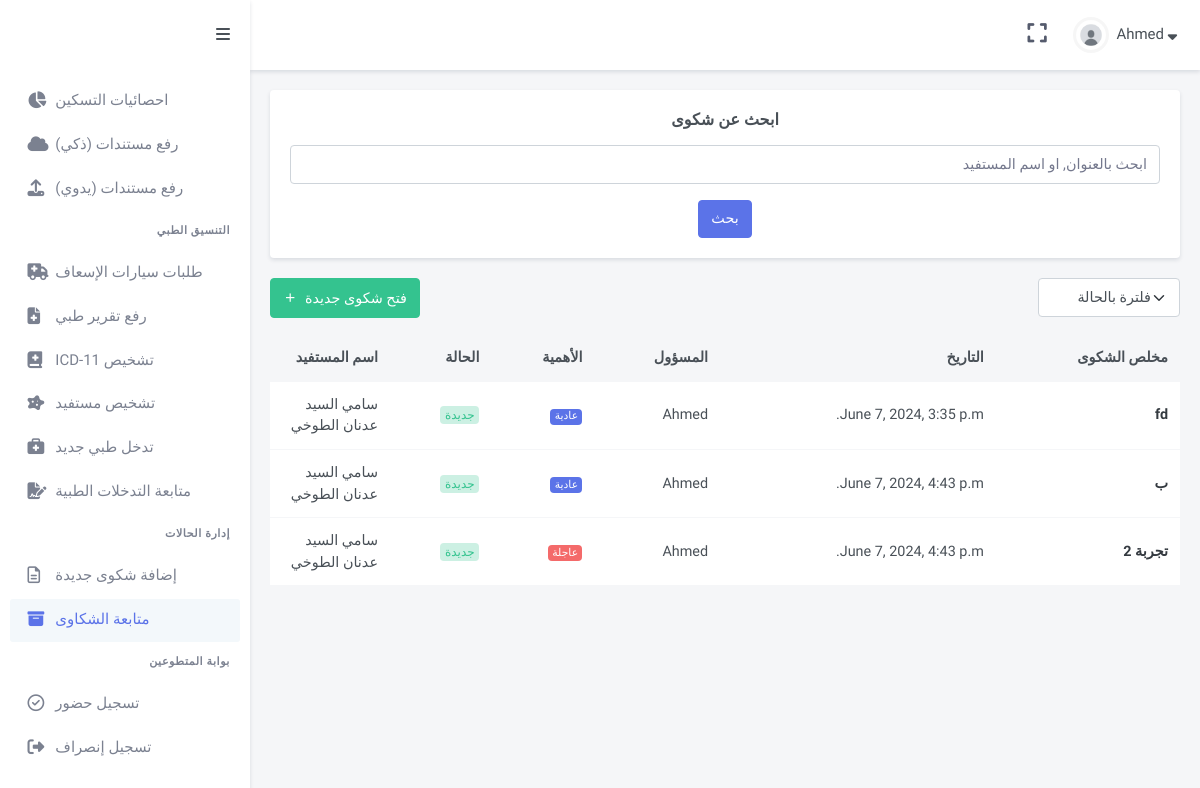
Before: /case_management/cases (signed in) with the older database file.
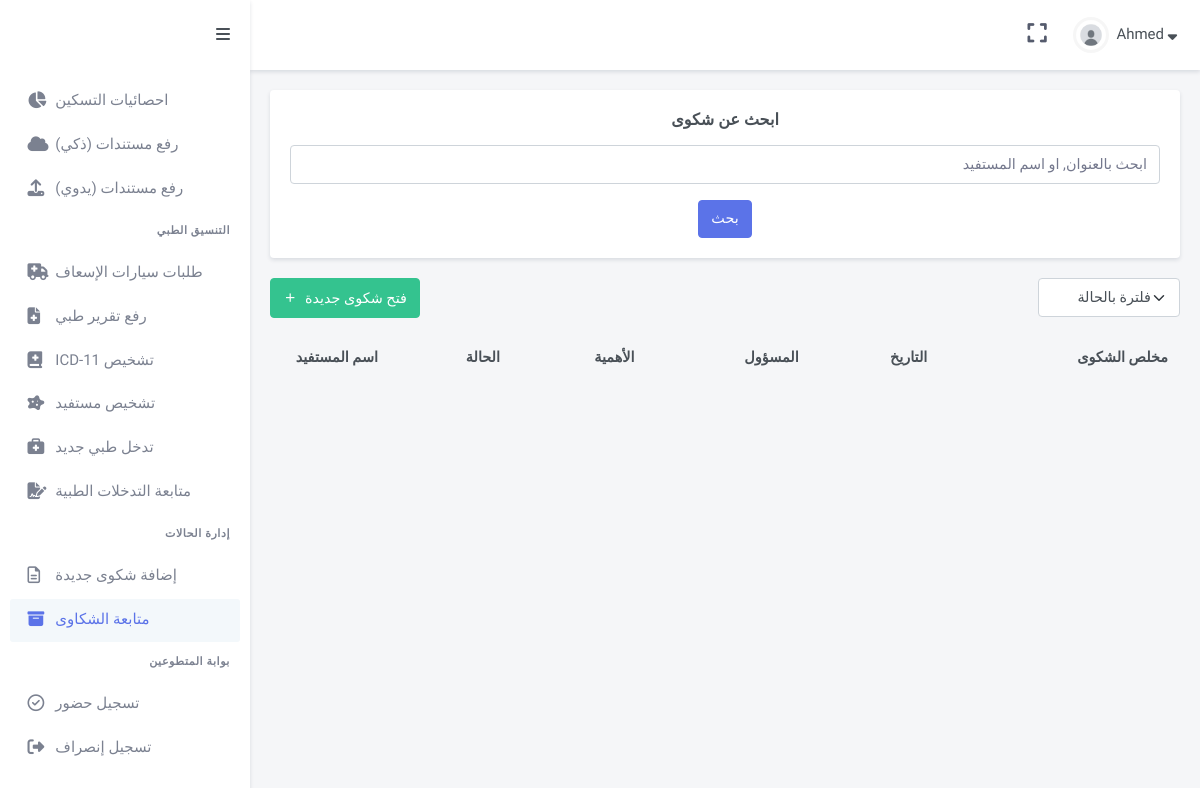
After: the same page with the newer database file.
### case_management/models.py (models this page shows, shortened)
class Tickets(models.Model):
    title = models.CharField(max_length = 32)
    belongsTo = models.ForeignKey(Person, on_delete=models.CASCADE, related_name="PersonTickets")
    status = models.CharField(max_length = 32)
    is_urgent = models.BooleanField(default=False)
    date = models.DateTimeField(auto_now_add=True, blank=True)
    content = models.TextField()
    ticketScannedDocs = models.FileField(upload_to="Tickets", blank=True)
    author = models.ForeignKey(User, on_delete=models.CASCADE, related_name="authorTickets")
    caseResponsible = models.ForeignKey(User, on_delete=models.CASCADE, related_name="responsible")

### GazaResponse/models.py (models this page shows)
class Person(models.Model):
    name = models.CharField(max_length = 64)
    profile_pic = models.ImageField(upload_to="ProfilePics", blank = True)
    birthday = models.DateField(null=True, blank=True)
    theType = models.CharField(max_length = 64)
    gender = models.CharField(max_length = 64, default = 'ذكر')
    idNumber = models.CharField(max_length = 64, blank=True)
    code = models.CharField(max_length = 64, blank=True)
    status = models.CharField(max_length = 64, blank=True)
    phoneNumber = models.CharField(max_length = 64, blank=True)
    isDisabled  = models.BooleanField(default = False)
    hasCancer = models.BooleanField(default = False)
    personGroup = models.ForeignKey(Group, on_delete=models.CASCADE, related_name="relatives")
    pHospital = models.ForeignKey(Hospital, on_delete = models.CASCADE)
    diagnosis = models.TextField(blank = True)
    accommodation  = models.ForeignKey(Apartment, on_delete = models.CASCADE, related_name="residents")
    scannedDocs = models.FileField(upload_to="IDs", blank=True)
    entryDate =  models.DateField(null=True, blank=True)
    hostingStartDate = models.DateField(null=True, blank=True)
    def __str__(self):
        return f'{self.name}'

### case_management/views.py (the view)
# urls.py: path("cases", views.retrieveAllPosts, name="cases"),
@login_required(login_url="/auth")
def retrieveAllPosts(request):
    return render(request, "cases/all_posts.html", {
        "persons": Person.objects.all(),
        "tickets": Tickets.objects.all(),
        "users": User.objects.all()
    })

### case_management/templates/cases/all_posts.html (shortened to what this page needs)
{% extends "gaza/layout.html" %}
{% load static %}
{% block body %}
<div  class="main-content">
    <div class="page-content">
        <div class="container-fluid">
            <div class="row">
                <div class="col-lg-12">
                    <div class="card">
                        <div class="card-body">
                         <h4 class="card-title text-center mb-3">
                          ابحث عن شكوى
                         </h4>
                         <form action="{% url 'case_management:searchPost' %}" method="GET" class="needs-validation" novalidate="">
                          <div class="row">
                           <div class="col-lg-12">
                            <div class="mb-3 ">
                             <div class="d-flex justify-content-center">
                             <input name="query" dir="rtl" class="form-control " id="validationCustom01" placeholder="ابحث بالعنوان, او اسم المستفيد" required="" type="text">
                            </div>
                            </div>
                           </div>
                          </div>
                          <div class="d-flex justify-content-center">
                          <button class="btn btn-primary " type="submit">
                            بحث
                          </button>
                        </div>
                         </form>
                        </div>
                       </div>
                </div>
            </div>
            <div class="row">
                <div class="col-lg-12">
                 <div>
                  <div dir="rtl" class="float-end">
                   <form action="{% url 'case_management:getcases' %}" method="POST"  class="d-inline-flex mb-3">
                    <select name="whichCases" onchange="this.form.submit();" class="form-select" id="order-selectinput">
                        <option selected disabled>فلترة بالحالة</option>
                    </select>
                   </form>
                  </div>
                  <a href="{% url 'case_management:addpost'%} ">
                  <button class="btn btn-success waves-effect waves-light mb-3" type="button">
                   <i class="mdi mdi-plus me-1">
                   </i>
                   فتح شكوى جديدة
                  </button>
                  </a>
                 </div>
                 <div dir="rtl" class="table-responsive mb-4">
                  <table class="table table-centered datatable dt-responsive nowrap table-card-list" style="border-collapse: collapse; border-spacing: 0 12px; width: 100%;">
                   <thead>
                    <tr class="bg-transparent">
                     <th>
                      مخلص الشكوى
                     </th>
                     <th>
                      التاريخ
                     </th>
                     <th>
                      المسؤول
                     </th>
                     <th>
                      الأهمية
                     </th>
                     <th>
                      الحالة
                     </th>
                     <th style="width: 120px;">
                      اسم المستفيد
                     </th>
                    </tr>
                   </thead>
                   <tbody class="table-striped">
                    {% for ticket in tickets %}
                    <tr>
                     <td>
                      <a class="text-dark fw-bold" href="{% url 'case_management:ticket_detail' ticket.id %}">
                       {{ticket.title}}
                      </a>
                     </td>
                     <td>
                      {{ticket.date}}
                     </td>
                     <td>
                      {{ticket.caseResponsible.first_name}}
                     </td>
                     <td>
                        {% if ticket.is_urgent %}
                        <span class="badge bg-danger">
                            عاجلة
                           </span>
                         {% else %}
                         <span class="badge bg-primary">
                            عادية
                           </span>
                         {% endif %}
                     </td>
                     <td>
                        {% if ticket.status == 'New' %}
                      <div class="badge bg-pill bg-soft-success font-size-12">
                       جديدة
                      </div>
                      {% elif ticket.status == 'Ongoing' %}
                      <div class="badge bg-pill bg-soft-warning font-size-12">
                        جارية
                       </div>
                       {% else %}
                       <div class="badge bg-pill bg-soft-dark font-size-12">
                        مغلقة
                       </div>
                      {% endif %}
                     </td>
                     <td>
                        {{ticket.belongsTo}}
                       </td>
                    </tr>
                    {% endfor %}
                   </tbody>
                  </table>
                 </div>
                </div>
               </div>
        </div>
    </div>
</div>
{% endblock %}

### GazaResponse/templates/gaza/layout.html (shortened to what this page needs)
{% load static %}
<!DOCTYPE html>
<html>
    <head>
        <link href = "{% static 'gaza/css/app.min.css'%}" rel="stylesheet">
        <link href = "{% static 'gaza/css/bootstrap.min.css'%}" rel="stylesheet">
        <link href = "{% static 'gaza/css/icons.min.css'%}" rel="stylesheet">
        <link href = "{% static 'gaza/libs/bootstrap-touchspin/jquery.bootstrap-touchspin.min.css'%}" rel="stylesheet">
        <link href = "{% static 'gaza/libs/select2/css/select2.min.css'%}" rel="stylesheet">
        <link rel="stylesheet" href="https://cdn.jsdelivr.net/npm/select2@4.1.0-rc.0/dist/css/select2.min.css">
        <link href = "{% static 'gaza/css/style.css'%}" rel="stylesheet">
    </head>
    <body>
        {% if user.is_authenticated %}
        <header id="page-topbar">
            <div  class="navbar-header">
             <div class="d-flex">
              <div class="dropdown d-none d-lg-inline-block ms-1">
               <button class="btn header-item noti-icon waves-effect" data-bs-toggle="fullscreen" type="button">
                <i class="fas fa-expand">
                </i>
               </button>
              </div>
              <div class="dropdown d-inline-block">
               <button aria-expanded="false" aria-haspopup="true" class="btn header-item waves-effect" data-bs-toggle="dropdown" id="page-header-user-dropdown" type="button">
                <img alt="Header Avatar" class="rounded-circle header-profile-user" src="{% static 'gaza/images/users/avatar-4.jpg'%}">
                <span class="d-none d-xl-inline-block ms-1 fw-medium font-size-15">
                 {{user.first_name}}
                </span>
                <i class="fas fa-sort-down d-none d-xl-inline-block font-size-15">
                </i>
               </button>
              </div>
             </div>
            </div>
           </header>
           <div class="vertical-menu mm-active">
            <button class="btn btn-sm px-3 font-size-16 header-item waves-effect vertical-menu-btn" type="button">
             <i class="fa fa-fw fa-bars">
             </i>
            </button>
            <div class="sidebar-menu-scroll mm-show" data-simplebar="init"><div class="simplebar-wrapper" style="margin: 0px;"><div class="simplebar-height-auto-observer-wrapper"><div class="simplebar-height-auto-observer"></div></div><div class="simplebar-mask"><div class="simplebar-offset" style="right: -20px; bottom: 0px;"><div class="simplebar-content-wrapper" style="height: 100%; padding-right: 20px; padding-bottom: 0px; overflow: hidden scroll;"><div class="simplebar-content" style="padding: 0px;">
             <div id="sidebar-menu" class="mm-active">
              <ul class="metismenu list-unstyled mm-show" id="side-menu">
               <li>
                <a class="waves-effect" href="{% url 'operations:customers' %}">
                </a>
               </li>
               <li>
                <a class="waves-effect" href="{% url 'operations:shelters' %}">
                  <i class="fas fa-chart-pie"></i>
                 <span>
                  احصائيات التسكين
                 </span>
                </a>
               </li>
               <li>
                <a class="waves-effect" href="{% url 'operations:upload_document' %}">
                  <i class="fas fa-cloud"></i>
                 <span>
                  رفع مستندات (ذكي)
                 </span>
                </a>
               </li>
               <li>
                <a class="waves-effect" href="{% url 'operations:manual_upload_document' %}">
                  <i class="fas fa-upload"></i>
                 <span>
                  رفع مستندات (يدوي)
                 </span>
                </a>
               </li>
               <li class="menu-title text-right">
                التنسيق الطبي
               </li>
               <li>
                <a class="waves-effect" href="{% url 'medical:ambulance'%}">
                  <i class="fas fa-ambulance"></i>
                 <span>
                  طلبات سيارات الإسعاف
                 </span>
                </a>
               </li>
               <li>
                <a class="waves-effect" href="{% url 'medical:uploadmedicaldocs' %}">
                  <i class="fas fa-file-medical"></i>
                 <span>
                  رفع تقرير طبي
                 </span>
                </a>
               </li>
               <li>
                <a class="waves-effect" href="{% url 'medical:assign_diseases'%}">
                  <i dir="rtl" class="fas fa-book-medical"></i>
                 <span dir="rtl">
                  تشخيص ICD-11
                </span>
                </a>
               </li>
               <li>
                <a class="waves-effect" href="{% url 'medical:diagnose'%}">
                  <i dir="rtl" class="fas fa-disease"></i>
                 <span dir="rtl">
                  تشخيص مستفيد
                </span>
                </a>
               </li>
               <li>
                <a class="waves-effect" href="{% url 'medical:addpost'%}">
                  <i dir="rtl" class="fas fa-briefcase-medical"></i>
                 <span dir="rtl">
                  تدخل طبي جديد
                </span>
                </a>
               </li>
               <li>
                <a class="waves-effect" href="{% url 'medical:allposts'%}">
                  <i dir="rtl" class="fas fa-file-signature"></i>
                 <span dir="rtl">
                  متابعة التدخلات الطبية
                </span>
                </a>
               </li>
               <li class="menu-title text-right">
                إدارة الحالات
               </li>
               <li>
                <a class="waves-effect" href="{% url 'case_management:addpost'%}">
                 <i class="far fa-file-alt">
                 </i>
                 <span>
                  إضافة شكوى جديدة
                 </span>
                </a>
               </li>
               <li>
                <a class="waves-effect" href="{% url 'case_management:cases'%}">
                 <i class="fas fa-archive">
                 </i>
                 <span>
                  متابعة الشكاوى
                 </span>
                </a>
               </li>
               <li dir="rtl" class="menu-title text-right">
                بوابة المتطوعين
               </li>
               <li>
                <a class="waves-effect" href="{% url 'volunteers:arrival' %}">
                 <i class="far fa-check-circle">
                 </i>
                 <span>
                  تسجيل حضور
                 </span>
                </a>
               </li>
               <li>
                <a class="waves-effect" href="{% url 'volunteers:check_departure' %}">
                 <i class="fas fa-sign-out-alt">
                 </i>
                 <span>
                  تسجيل إنصراف
                 </span>
                </a>
               </li>
              </ul>
             </div>
            </div></div></div></div><div class="simplebar-placeholder" style="width: auto; height: 957px;"></div></div><div class="simplebar-track simplebar-vertical" style="visibility: visible;"><div class="simplebar-scrollbar" style="height: 926px; transform: translate3d(0px, 0px, 0px); display: block;"></div></div></div>
           </div>
           {% endif %}
      {% block body %}
      {% endblock %}
    </body>
</html>

### GazaResponse/static/gaza/css/style.css (style rules this page uses)
a,h1,h2,h3,h4,h5,h6,p,button,label,div { font-family: "Cairo", sans-serif !important; }
.navbar-header { background: white; }
.text-right { text-align: right !important; }

Changed rows visible on the page:
removed Tickets: title "fd", date "June 7, 2024, 3:35 p.m.", caseResponsible.first_name "Ahmed", is_urgent "عادية", status "جديدة", belongsTo "سامي السيد عدنان الطوخي"
removed Tickets: title "ب", date "June 7, 2024, 4:43 p.m.", caseResponsible.first_name "Ahmed", is_urgent "عادية", status "جديدة", belongsTo "سامي السيد عدنان الطوخي"
removed Tickets: title "تجربة 2", date "June 7, 2024, 4:43 p.m.", caseResponsible.first_name "Ahmed", is_urgent "عاجلة", status "جديدة", belongsTo "سامي السيد عدنان الطوخي"
